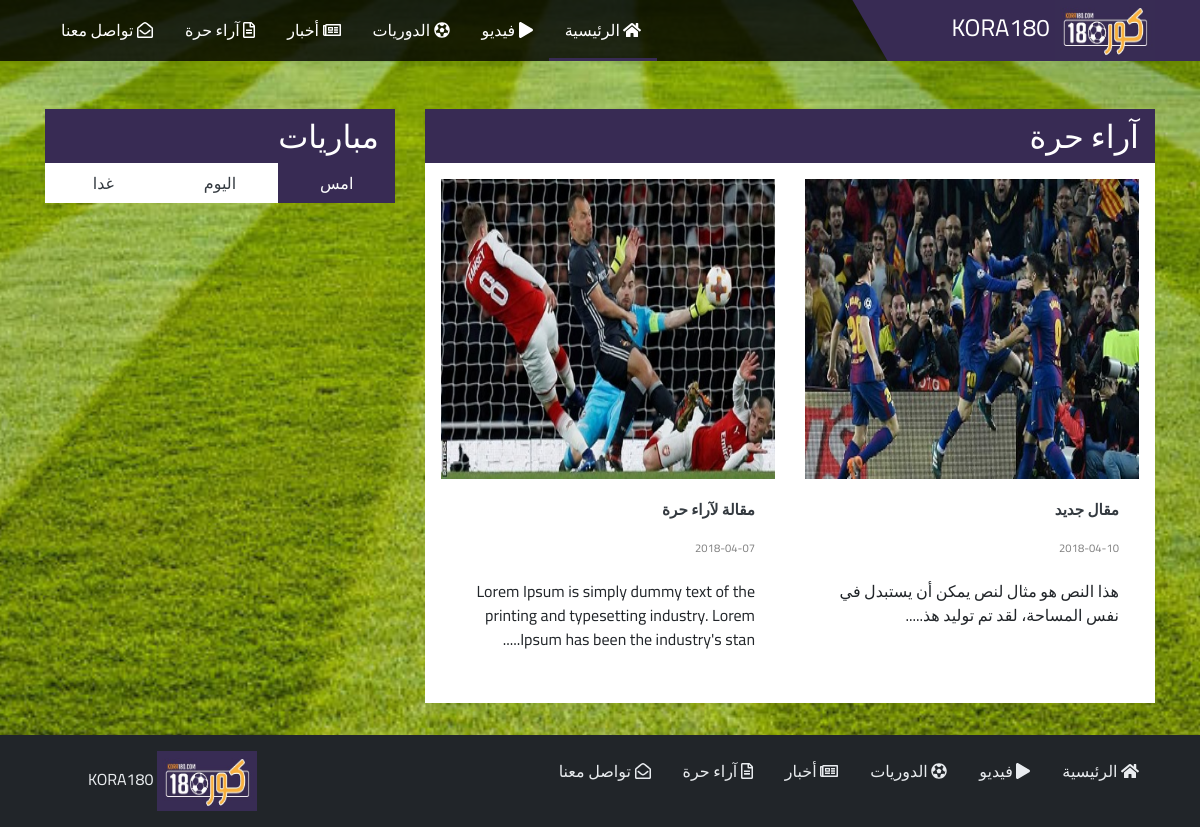
The app's page /articles.php with its own data.
### tables this page shows
CREATE TABLE IF NOT EXISTS `blogger` (
  `blogger_id` int(10) UNSIGNED NOT NULL AUTO_INCREMENT,
  `title` varchar(75) NOT NULL,
  `publish_date` date NOT NULL,
  `img` varchar(70) NOT NULL,
  `content` text NOT NULL,
  PRIMARY KEY (`blogger_id`),
  UNIQUE KEY `title` (`title`)
);

### includes/query_function.php (called while the page is built, shortened)
<?php
function find_all_bloggers(){
    global $db;
    $sql = "SELECT * FROM blogger ORDER BY publish_date DESC, blogger_id DESC ";
    $result = mysqli_query($db,$sql);
    return $result;
}

### articles.php (the view, shortened to what this page needs)
<?php
include ("includes/public_header.php");
?>
    <main class="mt-5">
      <div class="container">
        <div class="row">
          <div class="col-md-8">
            <section class="bg-white">
              <div class="panel-title">
                <h2>آراء حرة</h2>
              </div>
              <div class="p-3">
                <div class="row">
                    <?php
                    $num_rec_per_page=9;
                    if (isset($_GET["page"])){
                        $page  = $_GET["page"];
                    }else{
                        $page=1;
                    }
                    $start_from = ($page-1) * $num_rec_per_page;
                    $blogger_set = find_all_bloggers(['start' =>$start_from,'step'=> $num_rec_per_page] );
                    while($blogger = mysqli_fetch_assoc($blogger_set)) {
                        ?>
                        <div class="col-md-6">
                            <div class="card border-0">
                                <div class="position-relative">
                                    <a href="single-article.php?id=<?php echo htmlspecialchars(urlencode($blogger['blogger_id'])); ?>">
                               <img class="card-img-top" src="adminpanel/img/bloggers/<?php echo htmlspecialchars(urlencode($blogger['img'])); ?>" height="300px"
                                             alt="placeholder">
                                    </a>
                                </div>
                                <div class="card-body">
                                    <h4 class="card-title news__title">
                                        <a href="single-article.php?id=<?php echo htmlspecialchars(urlencode($blogger['blogger_id'])); ?>"><?php echo htmlspecialchars($blogger['title']); ?>
                                        </a>
                                    </h4>
                                    <p class="card-text">
                                        <time class="news__date"><?php echo htmlspecialchars($blogger['publish_date']); ?></time>
                                    </p>
                                    <p class="card-text"><?php
                                        echo substr(htmlspecialchars($blogger['content']),0,120).".....";
                                        ?> </p>
                                </div>
                            </div>
                        </div>
                        <?php
                    }
                        ?>
                    <div class="col-12">
                        <div class="pagination-container d-flex justify-content-center">
                            <nav aria-label="Page navigation example">
                            </nav>
                        </div>
                    </div>
                </div>
              </div>
            </section>
          </div>
            <?php
            include ('includes/matches_tabs.php');
            ?>
        </div>
      </div>
    </main>
<?php
include ("includes/public_footer.php");

### records on screen
blogger: img (placeholder picture), title "مقال جديد", publish_date "2018-04-10", content "هذا النص هو مثال لنص يمكن أن يستبدل في نفس المساحة، لقد تم توليد هذ"
blogger: img (picture), title "مقالة لآراء حرة", publish_date "2018-04-07", content "Lorem Ipsum is simply dummy text of the printing and typesetting industry. Lorem Ipsum has been the industry's stan"
